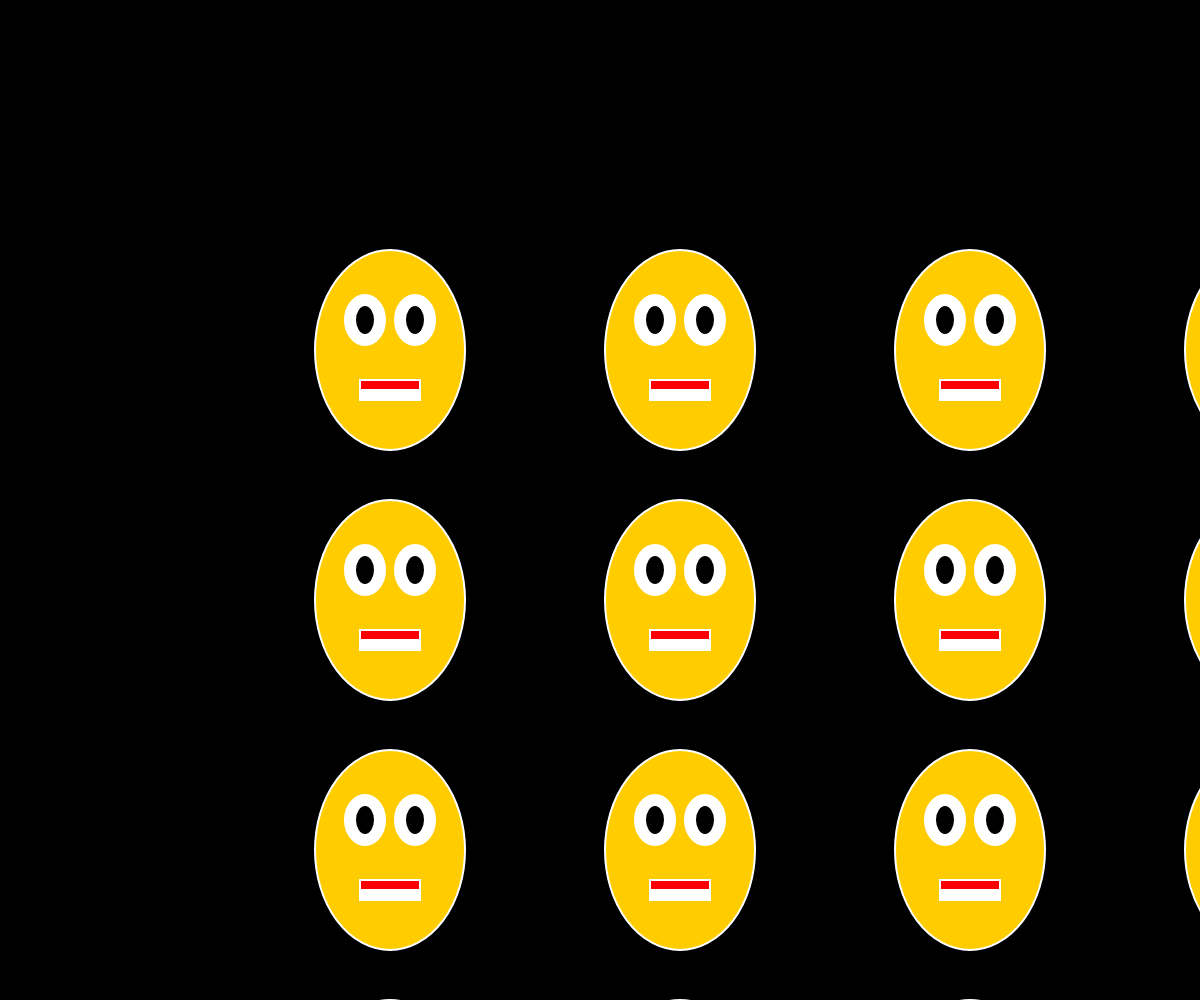
Frame 1 (no input)
Frame 60 (no input): identical to frame 1, image omitted
Frame 120 (the mouse pressed at the canvas centre since frame 60): identical to frame 1, image omitted

The p5.js sketch that drew this single still picture (run headless with seeded random() and noise() and a simulated clock; from frame 60 on, the mouse is pressed at the canvas centre):

// p5.js sketch
// ── sketch.js
let espLarg = 5;
let espAltura = 5;
let intervalo = 50;

function setup() {
  createCanvas(windowWidth, windowHeight);
  background(0);
  stroke(255);
  strokeWeight(2);
  noFill();
  background(0);
}

function draw() {
  background(0);
  
  let offsetX = (width - (espLarg * (width / espLarg + intervalo) - intervalo)) / 2;
  let offsetY = (height - (espAltura * (height / espAltura + intervalo) - intervalo)) / 2;

  for (let i = 1; i < espLarg; i++) {
    for (let j = 1; j < espAltura; j++) {
      push();
      translate(offsetX + i * (width / espLarg + intervalo), offsetY + j * (height / espAltura + intervalo));
      drawAvatar();
      pop();
    }
  }
}

function drawAvatar() {
  fill(255, 204, 0);
  ellipse(200, 200, 150, 200);

  fill(255);
  ellipse(175, 170, 40, 50);
  ellipse(225, 170, 40, 50);

  fill(0);
  ellipse(175, 170, 20, 30);
  ellipse(225, 170, 20, 30);

  fill(255);
  rect(170, 230, 60, 20);
  fill(255, 0, 0);
  rect(170, 230, 60, 10);
}
